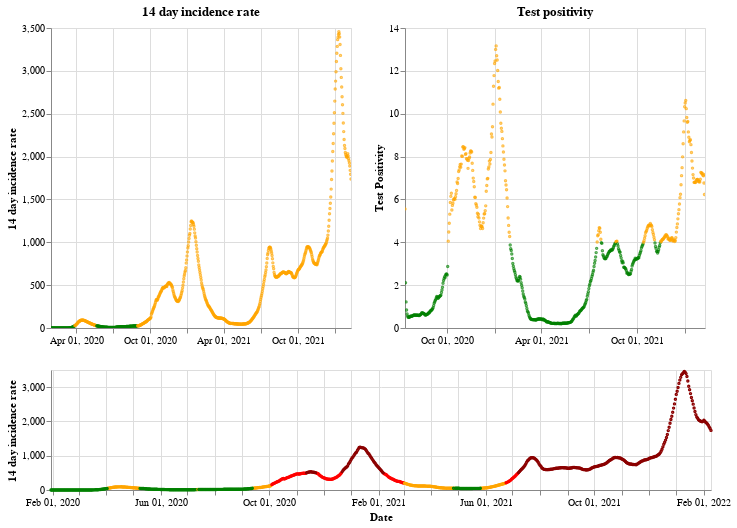

Here is the notebook cell this chart was saved with:
### Markdown cell above
## England

### Code cell
plot_traffic_light('England')

### Figure 1 — Vega-Lite specification as saved in the notebook (floating-point values rounded to 4 significant figures; data arrays with more than 128 entries replaced by an {"elided": "..."} marker saying what was removed)
{"config": {"view": {"continuousWidth": 400, "continuousHeight": 300}}, "vconcat": [{"hconcat": [{"mark": {"type": "point", "size": 2}, "encoding": {"color": {"condition": {"value": "green", "test": "(datum.twoWeeklyCasesRate <= 25)"}, "value": "orange"}, "tooltip": [{"type": "nominal", "field": "areaName"}, {"type": "temporal", "field": "date"}, {"type": "quantitative", "field": "twoWeeklyCasesRate"}, {"type": "quantitative", "field": "testPositivity"}], "x": {"type": "temporal", "axis": {"title": ""}, "field": "date", "scale": {"domain": {"selection": "DateBrush"}}, "timeUnit": "yearmonthdate"}, "y": {"type": "quantitative", "axis": {"title": "14 day incidence rate"}, "field": "twoWeeklyCasesRate"}}, "title": "14 day incidence rate", "width": 300}, {"mark": {"type": "point", "size": 2}, "encoding": {"color": {"condition": {"value": "green", "test": "(datum.testPositivity <= 4)"}, "value": "orange"}, "tooltip": [{"type": "nominal", "field": "areaName"}, {"type": "temporal", "field": "date"}, {"type": "quantitative", "field": "twoWeeklyCasesRate"}, {"type": "quantitative", "field": "testPositivity"}], "x": {"type": "temporal", "axis": {"title": ""}, "field": "date", "scale": {"domain": {"selection": "DateBrush"}}, "timeUnit": "yearmonthdate"}, "y": {"type": "quantitative", "axis": {"title": "Test Positivity"}, "field": "testPositivity"}}, "title": "Test positivity", "width": 300}]}, {"layer": [{"mark": {"type": "point", "size": 2}, "encoding": {"color": {"condition": {"value": "orange", "test": "(((datum.testPositivity < 4) && (datum.twoWeeklyCasesRate >= 50)) && (datum.twoWeeklyCasesRate < 200))"}, "value": "red"}, "opacity": {"condition": {"value": 1, "test": "((datum.twoWeeklyCasesRate >= 50) && (datum.twoWeeklyCasesRate < 500))"}, "value": 0}, "tooltip": [{"type": "nominal", "field": "areaName"}, {"type": "temporal", "field": "date"}, {"type": "quantitative", "field": "twoWeeklyCasesRate"}, {"type": "quantitative", "field": "testPositivity"}], "x": {"type": "temporal", "axis": {"title": "Date"}, "field": "date", "timeUnit": "yearmonthdate"}, "y": {"type": "quantitative", "axis": {"title": "14 day incidence rate"}, "field": "twoWeeklyCasesRate"}}, "selection": {"DateBrush": {"type": "interval", "encodings": ["x"], "fields": ["Time"]}}}, {"mark": {"type": "point", "size": 2}, "encoding": {"color": {"value": "darkred"}, "opacity": {"condition": {"value": 1, "test": "(datum.twoWeeklyCasesRate >= 500)"}, "value": 0}, "tooltip": [{"type": "nominal", "field": "areaName"}, {"type": "temporal", "field": "date"}, {"type": "quantitative", "field": "twoWeeklyCasesRate"}, {"type": "quantitative", "field": "testPositivity"}], "x": {"type": "temporal", "axis": {"title": "Date"}, "field": "date", "timeUnit": "yearmonthdate"}, "y": {"type": "quantitative", "axis": {"title": "14 day incidence rate"}, "field": "twoWeeklyCasesRate"}}}, {"mark": {"type": "point", "size": 2}, "encoding": {"color": {"condition": {"value": "green", "test": "((datum.testPositivity < 4) && (datum.twoWeeklyCasesRate < 50))"}, "value": "orange"}, "opacity": {"condition": {"value": 1, "test": "(datum.twoWeeklyCasesRate < 50)"}, "value": 0}, "tooltip": [{"type": "nominal", "field": "areaName"}, {"type": "temporal", "field": "date"}, {"type": "quantitative", "field": "twoWeeklyCasesRate"}, {"type": "quantitative", "field": "testPositivity"}], "x": {"type": "temporal", "axis": {"title": "Date"}, "field": "date", "timeUnit": "yearmonthdate"}, "y": {"type": "quantitative", "axis": {"title": "14 day incidence rate"}, "field": "twoWeeklyCasesRate"}}}], "height": 120, "width": 660}], "data": {"name": "data-dd41fb4a46eb4d6e741080e0683ce8b0"}, "$schema": "https://vega.github.io/schema/vega-lite/v4.8.1.json", "datasets": {"data-dd41fb4a46eb4d6e741080e0683ce8b0": {"elided": "742 records"}}}
